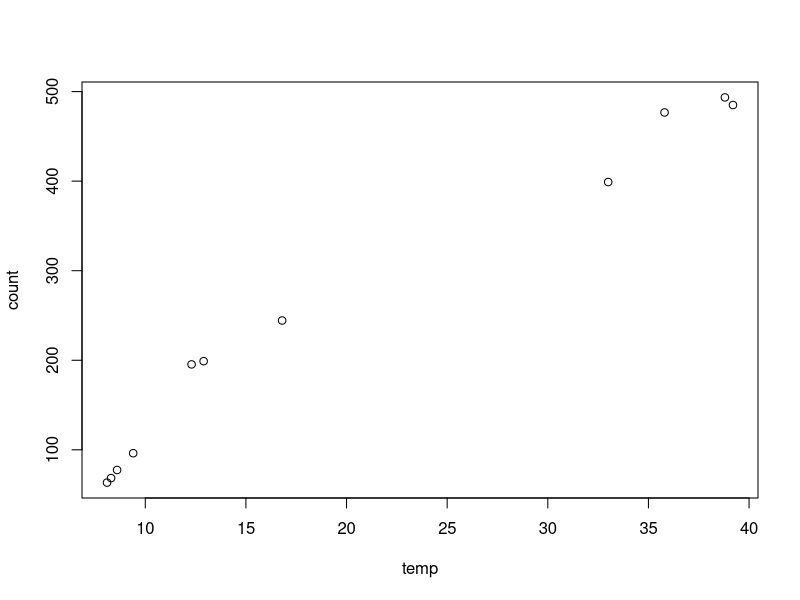

Recreate this plot in R.
temp = c(38.8,33.0,39.2,35.8,16.8,12.9,12.3,9.4,8.6,8.3,8.1)
count = c(493.5,399.0,485.0,476.7,244.4,199.0,195.4,96.2,77.5,68.4,63.4)
cor.test(temp,count)
plot(temp,count)
